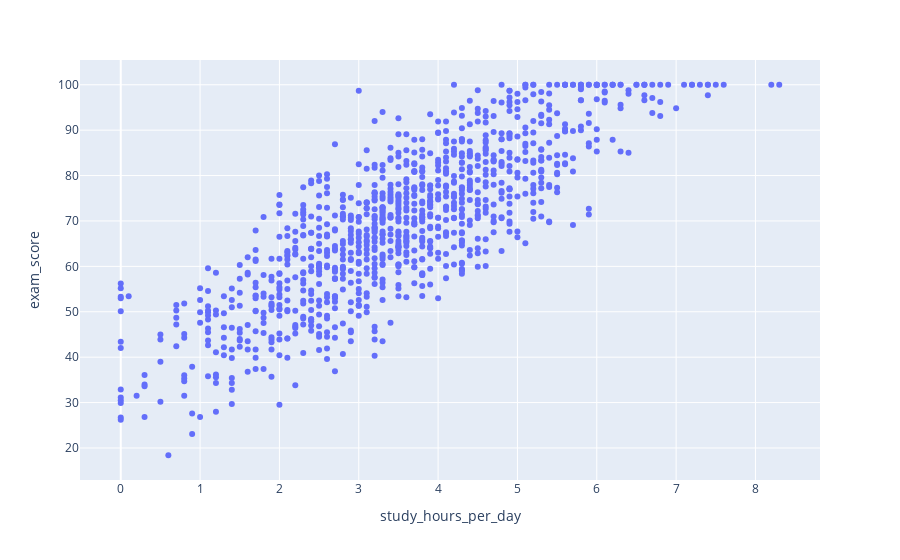

Write notebook code for a chart like this one.
### Markdown cell above
### Relación entre horas de estudio y calificaciones###

### Code cell
def calcular_correlacion(df, col_x, col_y):
    """
    Calcula la correlación de Pearson entre dos columnas de un DataFrame.

    Args:
        df (pd.DataFrame): El DataFrame que contiene los datos.
        col_x (str): El nombre de la columna X.
        col_y (str): El nombre de la columna Y.

    Returns:
        float: El coeficiente de correlación de Pearson.
    """
    correlacion = df[[col_x, col_y]].corr(method='pearson').iloc[0, 1]
    print(f"La correlación entre {col_x} y {col_y} es: {correlacion}")
    return correlacion

# Usar la función para calcular la correlación entre horas de estudio y calificaciones
calcular_correlacion(df, 'study_hours_per_day', 'exam_score')

# grafico de muestra de datos
px.scatter(df, x='study_hours_per_day', y='exam_score')

### Figure 1 — Plotly figure (JSON) as saved in the notebook; plotly's stock layout.template omitted (floating-point values rounded to 4 significant figures; data arrays with more than 128 entries replaced by an {"elided": "..."} marker saying what was removed)
{"data": [{"hovertemplate": "study_hours_per_day=%{x}<br>exam_score=%{y}<extra></extra>", "legendgroup": "", "marker": {"color": "#636efa", "symbol": "circle"}, "mode": "markers", "name": "", "orientation": "v", "showlegend": false, "type": "scatter", "x": {"elided": "1000 float values"}, "xaxis": "x", "y": {"elided": "1000 float values"}, "yaxis": "y"}], "layout": {"legend": {"tracegroupgap": 0}, "margin": {"t": 60}, "xaxis": {"anchor": "y", "domain": [0, 1], "title": {"text": "study_hours_per_day"}}, "yaxis": {"anchor": "x", "domain": [0, 1], "title": {"text": "exam_score"}}}}
